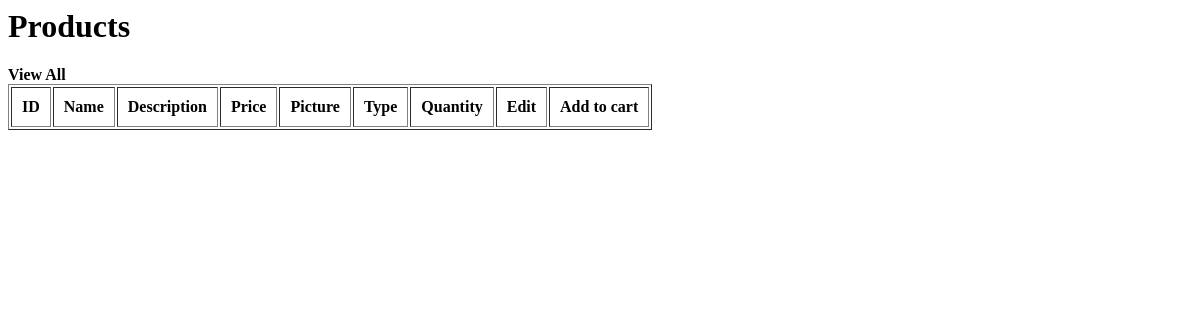
The page /products.php on the database as committed earlier.
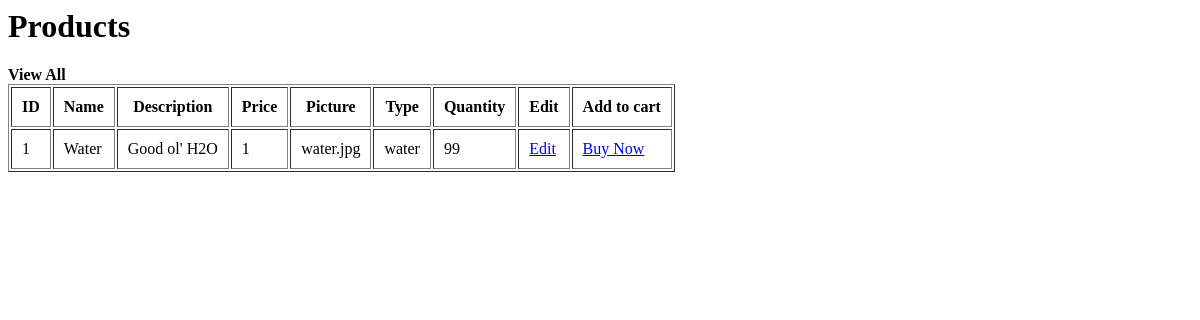
The same page on the database as committed later.
### tables this page shows
CREATE TABLE `products` (
  `productid` int(11) NOT NULL,
  `name` varchar(30) NOT NULL,
  `brand` varchar(30) NOT NULL,
  `description` text NOT NULL,
  `picture` varchar(100) NOT NULL,
  `price` float NOT NULL,
  `type` enum('water','juice','soda','alcoholic','other') DEFAULT NULL,
  `quantity` int(11) NOT NULL
);

### products.php (the view, shortened to what this page needs)
 <?php include( "Config.php");
    $result = mysqli_query($db,"SELECT * FROM PRODUCTS");
    ?>
</head>
<body>
    <h1>Products</h1>
    <?php
    echo "<p><b>View All</b>";
    echo "<table border='1' cellpadding='10'>";
        echo "<tr> <th>ID</th> <th>Name</th> <th>Description</th> <th>Price</th> <th>Picture</th> <th>Type</th> <th>Quantity</th> <th>Edit</th> <th>Add to cart</th></tr>";
        while($row = mysqli_fetch_object($result)) {
        echo "<tr>";
            echo '<td>' . $row->productid . '</td>';
            echo '<td>' . $row->name . '</td>';
            echo '<td>' . $row->description . '</td>';
            echo '<td>' . $row->price . '</td>';
            echo '<td>' . $row->picture . '</td>';
            echo '<td>' . $row->type . '</td>';
            echo '<td>' . $row->quantity . '</td>';
            echo '<td><a href="edit.php?id=' . $row->id . '">Edit</a></td>';
            echo '<td><a href="cart.php?id='.$row->id.'">Buy Now</a></td>';
        echo "</tr>";
        }
    echo "</table>";
    ?>

Rows that differ between the two databases and show on the page:
added products: productid "1", name "Water", description "Good ol' H2O", price "1", picture "water.jpg", type "water", quantity "99"
